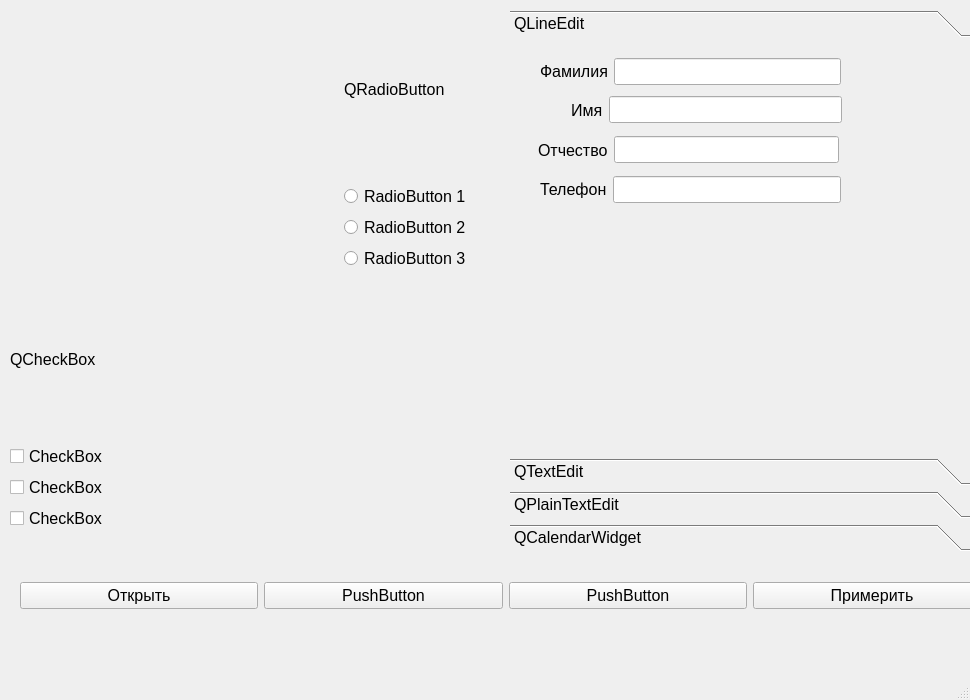
<?xml version="1.0" encoding="UTF-8"?>
<ui version="4.0">
 <class>MainWindow</class>
 <widget class="QMainWindow" name="MainWindow">
  <property name="geometry">
   <rect>
    <x>0</x>
    <y>0</y>
    <width>970</width>
    <height>700</height>
   </rect>
  </property>
  <property name="windowTitle">
   <string>MainWindow</string>
  </property>
  <widget class="QWidget" name="centralwidget">
   <widget class="QToolBox" name="toolBox">
    <property name="geometry">
     <rect>
      <x>510</x>
      <y>10</y>
      <width>471</width>
      <height>541</height>
     </rect>
    </property>
    <property name="font">
     <font>
      <pointsize>12</pointsize>
     </font>
    </property>
    <property name="currentIndex">
     <number>0</number>
    </property>
    <widget class="QWidget" name="page">
     <property name="geometry">
      <rect>
       <x>0</x>
       <y>0</y>
       <width>471</width>
       <height>397</height>
      </rect>
     </property>
     <attribute name="label">
      <string>QLineEdit</string>
     </attribute>
     <widget class="QToolBox" name="toolBox_2">
      <property name="geometry">
       <rect>
        <x>0</x>
        <y>-30</y>
        <width>471</width>
        <height>381</height>
       </rect>
      </property>
      <property name="currentIndex">
       <number>0</number>
      </property>
      <widget class="QWidget" name="page_3">
       <property name="geometry">
        <rect>
         <x>0</x>
         <y>0</y>
         <width>471</width>
         <height>345</height>
        </rect>
       </property>
       <attribute name="label">
        <string>Page 1</string>
       </attribute>
       <widget class="QWidget" name="">
        <property name="geometry">
         <rect>
          <x>30</x>
          <y>10</y>
          <width>301</width>
          <height>31</height>
         </rect>
        </property>
        <layout class="QHBoxLayout" name="horizontalLayout">
         <item>
          <widget class="QLabel" name="label">
           <property name="font">
            <font>
             <pointsize>12</pointsize>
            </font>
           </property>
           <property name="text">
            <string>Фамилия</string>
           </property>
          </widget>
         </item>
         <item>
          <widget class="QLineEdit" name="lineEdit_2">
           <property name="enabled">
            <bool>true</bool>
           </property>
          </widget>
         </item>
        </layout>
       </widget>
       <widget class="QWidget" name="">
        <property name="geometry">
         <rect>
          <x>61</x>
          <y>50</y>
          <width>271</width>
          <height>28</height>
         </rect>
        </property>
        <layout class="QHBoxLayout" name="horizontalLayout_2">
         <item>
          <widget class="QLabel" name="label_2">
           <property name="font">
            <font>
             <pointsize>12</pointsize>
            </font>
           </property>
           <property name="text">
            <string>Имя</string>
           </property>
          </widget>
         </item>
         <item>
          <widget class="QLineEdit" name="lineEdit_3"/>
         </item>
        </layout>
       </widget>
       <widget class="QWidget" name="">
        <property name="geometry">
         <rect>
          <x>28</x>
          <y>90</y>
          <width>301</width>
          <height>28</height>
         </rect>
        </property>
        <layout class="QHBoxLayout" name="horizontalLayout_3">
         <item>
          <widget class="QLabel" name="label_3">
           <property name="font">
            <font>
             <pointsize>12</pointsize>
            </font>
           </property>
           <property name="text">
            <string>Отчество</string>
           </property>
          </widget>
         </item>
         <item>
          <widget class="QLineEdit" name="lineEdit_4"/>
         </item>
        </layout>
       </widget>
       <widget class="QWidget" name="">
        <property name="geometry">
         <rect>
          <x>30</x>
          <y>130</y>
          <width>301</width>
          <height>28</height>
         </rect>
        </property>
        <layout class="QHBoxLayout" name="horizontalLayout_4">
         <item>
          <widget class="QLabel" name="label_4">
           <property name="text">
            <string>&lt;html&gt;&lt;head/&gt;&lt;body&gt;&lt;p&gt;&lt;span style=&quot; font-size:12pt;&quot;&gt;Телефон&lt;/span&gt;&lt;/p&gt;&lt;/body&gt;&lt;/html&gt;</string>
           </property>
          </widget>
         </item>
         <item>
          <widget class="QLineEdit" name="lineEdit_5"/>
         </item>
        </layout>
       </widget>
      </widget>
     </widget>
    </widget>
    <widget class="QWidget" name="page_6">
     <attribute name="label">
      <string>QTextEdit</string>
     </attribute>
     <widget class="QTextEdit" name="textEdit">
      <property name="geometry">
       <rect>
        <x>0</x>
        <y>0</y>
        <width>463</width>
        <height>399</height>
       </rect>
      </property>
      <property name="html">
       <string>&lt;!DOCTYPE HTML PUBLIC &quot;-//W3C//DTD HTML 4.0//EN&quot; &quot;http://www.w3.org/TR/REC-html40/strict.dtd&quot;&gt;
&lt;html&gt;&lt;head&gt;&lt;meta name=&quot;qrichtext&quot; content=&quot;1&quot; /&gt;&lt;meta charset=&quot;utf-8&quot; /&gt;&lt;style type=&quot;text/css&quot;&gt;
p, li { white-space: pre-wrap; }
hr { height: 1px; border-width: 0; }
li.unchecked::marker { content: &quot;\2610&quot;; }
li.checked::marker { content: &quot;\2612&quot;; }
&lt;/style&gt;&lt;/head&gt;&lt;body style=&quot; font-family:'Segoe UI'; font-size:12pt; font-weight:400; font-style:normal;&quot;&gt;
&lt;p style=&quot; margin-top:0px; margin-bottom:0px; margin-left:0px; margin-right:0px; -qt-block-indent:0; text-indent:0px;&quot;&gt;&lt;span style=&quot; font-family:'MS Shell Dlg 2'; font-weight:600;&quot;&gt;Текст может быть полужирным&lt;/span&gt;&lt;span style=&quot; font-family:'MS Shell Dlg 2';&quot;&gt;. &lt;/span&gt;&lt;/p&gt;
&lt;p style=&quot; margin-top:0px; margin-bottom:0px; margin-left:0px; margin-right:0px; -qt-block-indent:0; text-indent:0px;&quot;&gt;&lt;span style=&quot; font-family:'MS Shell Dlg 2'; font-style:italic;&quot;&gt;Текст может быть курсивом.&lt;/span&gt;&lt;span style=&quot; font-family:'MS Shell Dlg 2';&quot;&gt;&lt;br /&gt;Текст можно &lt;/span&gt;&lt;span style=&quot; font-family:'MS Shell Dlg 2'; text-decoration: underline;&quot;&gt;подчеркнуть&lt;/span&gt;&lt;span style=&quot; font-family:'MS Shell Dlg 2';&quot;&gt;. &lt;/span&gt;&lt;/p&gt;
&lt;p style=&quot; margin-top:0px; margin-bottom:0px; margin-left:0px; margin-right:0px; -qt-block-indent:0; text-indent:0px;&quot;&gt;&lt;span style=&quot; font-family:'MS Shell Dlg 2';&quot;&gt;Текст может быть &lt;/span&gt;&lt;span style=&quot; font-family:'MS Shell Dlg 2'; vertical-align:super;&quot;&gt;надстрочным&lt;/span&gt;&lt;span style=&quot; font-family:'MS Shell Dlg 2';&quot;&gt;. &lt;/span&gt;&lt;/p&gt;
&lt;p style=&quot; margin-top:0px; margin-bottom:0px; margin-left:0px; margin-right:0px; -qt-block-indent:0; text-indent:0px;&quot;&gt;&lt;span style=&quot; font-family:'MS Shell Dlg 2';&quot;&gt;Текст может быть &lt;/span&gt;&lt;span style=&quot; font-family:'MS Shell Dlg 2'; vertical-align:sub;&quot;&gt;подстрочным&lt;/span&gt;&lt;span style=&quot; font-family:'MS Shell Dlg 2';&quot;&gt;.&lt;/span&gt;&lt;/p&gt;&lt;/body&gt;&lt;/html&gt;</string>
      </property>
     </widget>
    </widget>
    <widget class="QWidget" name="page_5">
     <attribute name="label">
      <string>QPlainTextEdit</string>
     </attribute>
     <widget class="QPlainTextEdit" name="plainTextEdit">
      <property name="geometry">
       <rect>
        <x>0</x>
        <y>0</y>
        <width>463</width>
        <height>399</height>
       </rect>
      </property>
      <property name="font">
       <font>
        <pointsize>12</pointsize>
       </font>
      </property>
      <property name="plainText">
       <string>Lorem ipsum dolor sit amet, consectetur adipiscing elit. Vestibulum in semper nulla, sed feugiat turpis. Cras blandit suscipit pharetra. Aliquam vitae mollis magna. Curabitur a tortor nec risus venenatis vehicula. Proin a metus eu arcu tempus iaculis ut sed dui. Sed bibendum convallis tellus, eu viverra arcu pulvinar sit amet. Proin vitae lorem in tellus imperdiet rhoncus sed eget elit. Orci varius natoque penatibus et magnis dis parturient montes, nascetur ridiculus mus. Donec efficitur molestie elit ac facilisis. Morbi ac volutpat dui, ut scelerisque lectus. Nunc dapibus eros sem, vitae molestie augue bibendum eu. Ut neque diam, ornare eu ligula eget, sagittis faucibus augue. Mauris tristique volutpat porta. Nunc eget nulla in leo viverra mattis. Proin malesuada enim quis scelerisque finibus. Class aptent taciti sociosqu ad litora torquent per conubia nostra, per inceptos himenaeos.</string>
      </property>
     </widget>
    </widget>
    <widget class="QWidget" name="page_2">
     <property name="geometry">
      <rect>
       <x>0</x>
       <y>0</y>
       <width>471</width>
       <height>397</height>
      </rect>
     </property>
     <attribute name="label">
      <string>QCalendarWidget</string>
     </attribute>
     <widget class="QCalendarWidget" name="calendarWidget">
      <property name="geometry">
       <rect>
        <x>0</x>
        <y>0</y>
        <width>463</width>
        <height>399</height>
       </rect>
      </property>
     </widget>
    </widget>
   </widget>
   <widget class="QWidget" name="">
    <property name="geometry">
     <rect>
      <x>10</x>
      <y>0</y>
      <width>461</width>
      <height>271</height>
     </rect>
    </property>
    <layout class="QHBoxLayout" name="horizontalLayout_5">
     <item>
      <spacer name="horizontalSpacer">
       <property name="orientation">
        <enum>Qt::Horizontal</enum>
       </property>
       <property name="sizeHint" stdset="0">
        <size>
         <width>238</width>
         <height>17</height>
        </size>
       </property>
      </spacer>
     </item>
     <item>
      <layout class="QVBoxLayout" name="verticalLayout">
       <item>
        <widget class="QLabel" name="label_5">
         <property name="font">
          <font>
           <pointsize>12</pointsize>
          </font>
         </property>
         <property name="text">
          <string>QRadioButton</string>
         </property>
        </widget>
       </item>
       <item>
        <widget class="QRadioButton" name="radioButton">
         <property name="font">
          <font>
           <pointsize>12</pointsize>
          </font>
         </property>
         <property name="text">
          <string>RadioButton 1</string>
         </property>
        </widget>
       </item>
       <item>
        <widget class="QRadioButton" name="radioButton_2">
         <property name="font">
          <font>
           <pointsize>12</pointsize>
          </font>
         </property>
         <property name="text">
          <string>RadioButton 2</string>
         </property>
        </widget>
       </item>
       <item>
        <widget class="QRadioButton" name="radioButton_3">
         <property name="font">
          <font>
           <pointsize>12</pointsize>
          </font>
         </property>
         <property name="text">
          <string>RadioButton 3</string>
         </property>
        </widget>
       </item>
      </layout>
     </item>
    </layout>
   </widget>
   <widget class="QWidget" name="">
    <property name="geometry">
     <rect>
      <x>10</x>
      <y>280</y>
      <width>461</width>
      <height>251</height>
     </rect>
    </property>
    <layout class="QHBoxLayout" name="horizontalLayout_6">
     <item>
      <layout class="QVBoxLayout" name="verticalLayout_2">
       <item>
        <widget class="QLabel" name="label_6">
         <property name="font">
          <font>
           <pointsize>12</pointsize>
          </font>
         </property>
         <property name="text">
          <string>QCheckBox</string>
         </property>
        </widget>
       </item>
       <item>
        <widget class="QCheckBox" name="checkBox">
         <property name="font">
          <font>
           <pointsize>12</pointsize>
          </font>
         </property>
         <property name="text">
          <string>CheckBox</string>
         </property>
        </widget>
       </item>
       <item>
        <widget class="QCheckBox" name="checkBox_2">
         <property name="font">
          <font>
           <pointsize>12</pointsize>
          </font>
         </property>
         <property name="text">
          <string>CheckBox</string>
         </property>
        </widget>
       </item>
       <item>
        <widget class="QCheckBox" name="checkBox_3">
         <property name="font">
          <font>
           <pointsize>12</pointsize>
          </font>
         </property>
         <property name="text">
          <string>CheckBox</string>
         </property>
        </widget>
       </item>
      </layout>
     </item>
     <item>
      <spacer name="horizontalSpacer_2">
       <property name="orientation">
        <enum>Qt::Horizontal</enum>
       </property>
       <property name="sizeHint" stdset="0">
        <size>
         <width>288</width>
         <height>20</height>
        </size>
       </property>
      </spacer>
     </item>
    </layout>
   </widget>
   <widget class="QWidget" name="">
    <property name="geometry">
     <rect>
      <x>20</x>
      <y>580</y>
      <width>971</width>
      <height>32</height>
     </rect>
    </property>
    <layout class="QHBoxLayout" name="horizontalLayout_7">
     <item>
      <widget class="QPushButton" name="pushButton">
       <property name="font">
        <font>
         <pointsize>12</pointsize>
        </font>
       </property>
       <property name="text">
        <string>Открыть</string>
       </property>
      </widget>
     </item>
     <item>
      <widget class="QPushButton" name="pushButton_2">
       <property name="font">
        <font>
         <pointsize>12</pointsize>
        </font>
       </property>
       <property name="text">
        <string>PushButton</string>
       </property>
      </widget>
     </item>
     <item>
      <widget class="QPushButton" name="pushButton_3">
       <property name="font">
        <font>
         <pointsize>12</pointsize>
        </font>
       </property>
       <property name="text">
        <string>PushButton</string>
       </property>
      </widget>
     </item>
     <item>
      <widget class="QPushButton" name="pushButton_4">
       <property name="font">
        <font>
         <pointsize>12</pointsize>
        </font>
       </property>
       <property name="text">
        <string>Примерить</string>
       </property>
      </widget>
     </item>
    </layout>
   </widget>
  </widget>
  <widget class="QMenuBar" name="menubar">
   <property name="geometry">
    <rect>
     <x>0</x>
     <y>0</y>
     <width>970</width>
     <height>26</height>
    </rect>
   </property>
  </widget>
  <widget class="QStatusBar" name="statusbar"/>
 </widget>
 <resources/>
 <connections/>
</ui>
